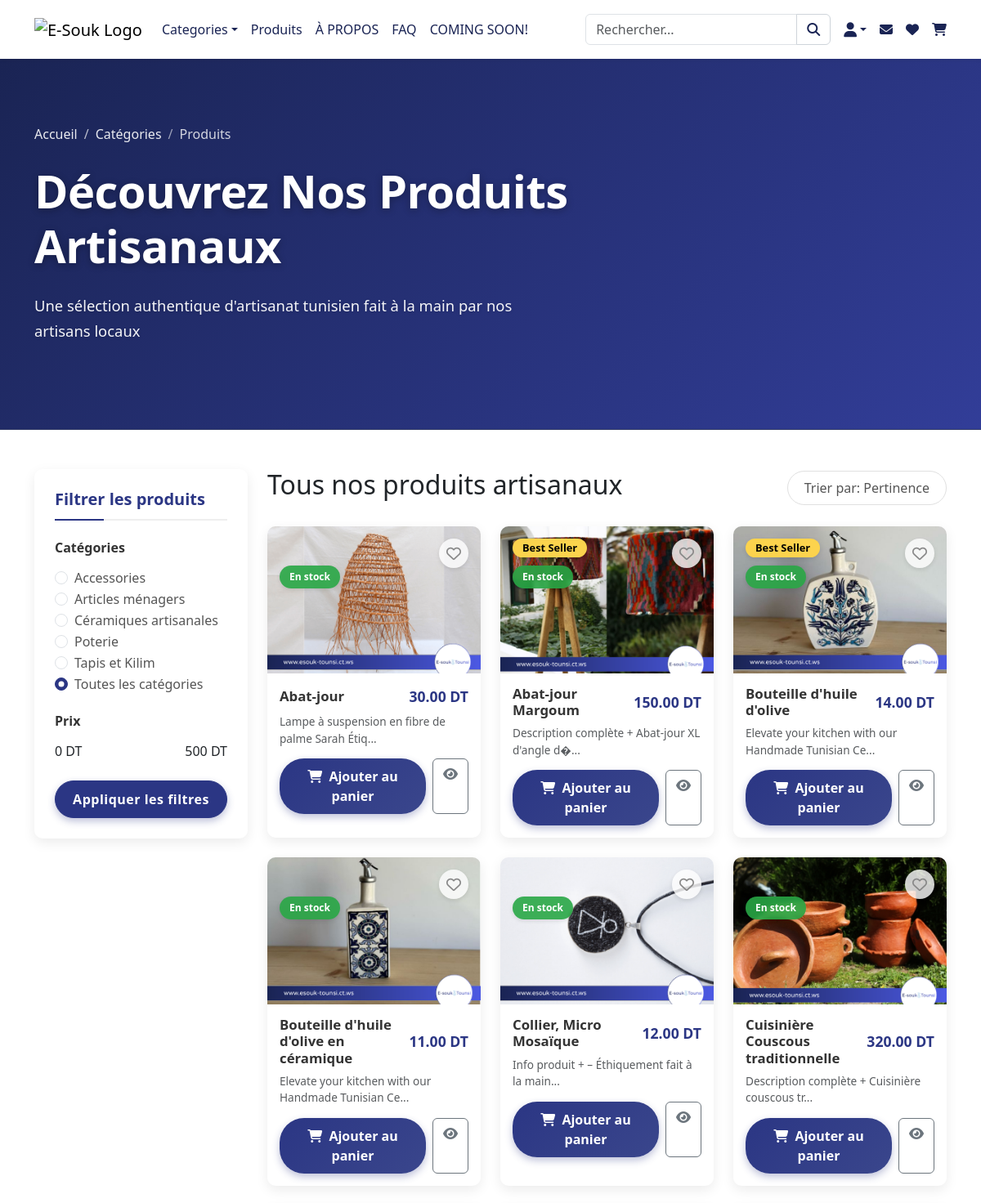
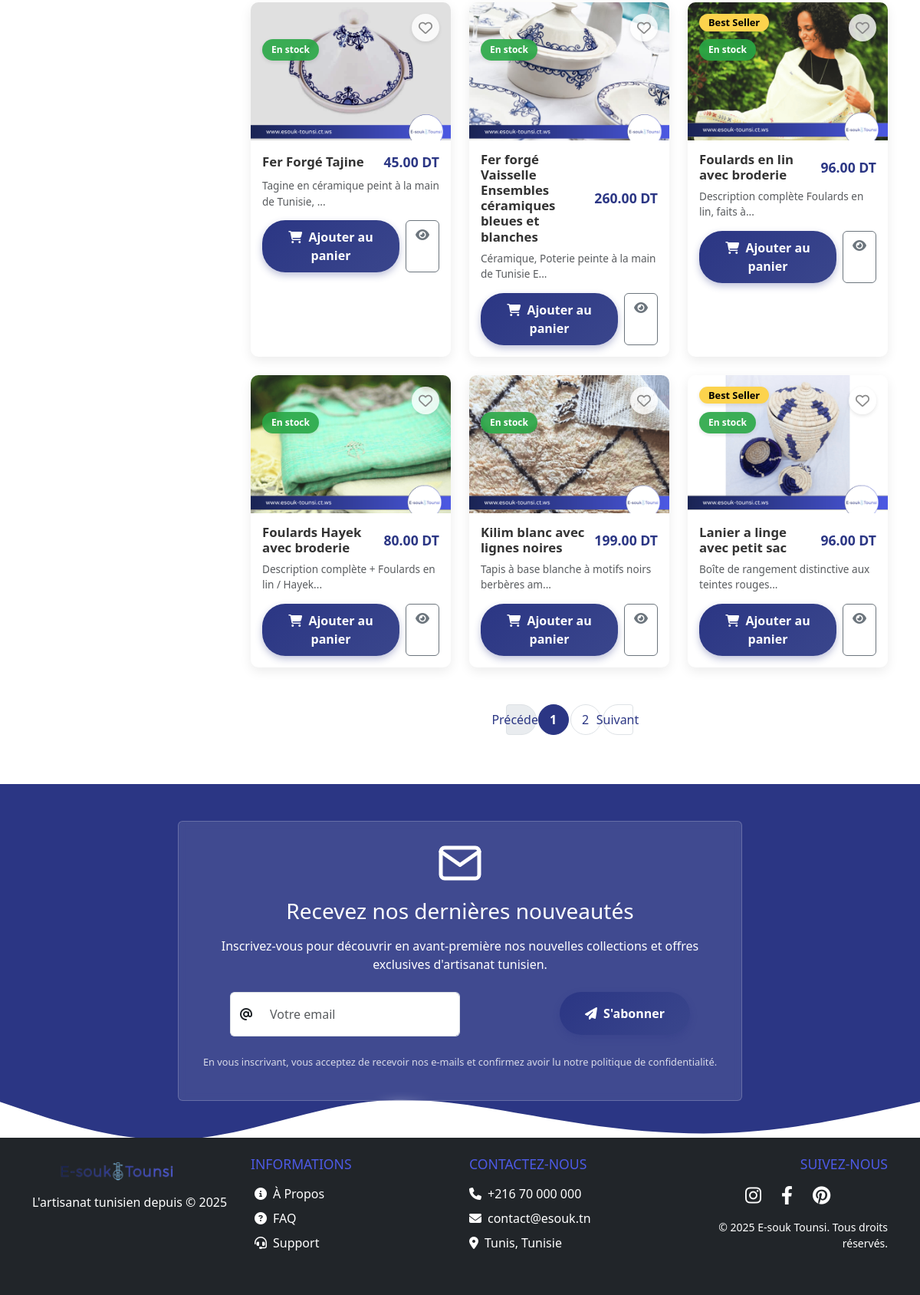
/public/pages/product.php, run on the app's committed database (2 pictures, top to bottom).
### tables this page shows
CREATE TABLE `category` (
  `id_category` int(11) NOT NULL,
  `name` varchar(100) NOT NULL,
  `description` text NOT NULL,
  `image` varchar(255) DEFAULT NULL
);

CREATE TABLE `product` (
  `id_product` int(11) NOT NULL,
  `title` varchar(255) NOT NULL,
  `description` text DEFAULT NULL,
  `price` decimal(10,2) NOT NULL,
  `stock` int(11) DEFAULT 0,
  `image` varchar(255) DEFAULT NULL,
  `is_best_seller` tinyint(1) NOT NULL DEFAULT 0,
  `created_at` datetime DEFAULT current_timestamp(),
  `category_id` int(11) DEFAULT NULL
);

### public/pages/product.php (the view, shortened to what this page needs)
<?php
require_once __DIR__ . '/../../config/init.php';
$categoryFilter = $_GET['category'] ?? null;
$priceMin = isset($_GET['price_min']) ? (int)$_GET['price_min'] : 0;
$priceMax = isset($_GET['price_max']) ? (int)$_GET['price_max'] : 500;
$sort = $_GET['sort'] ?? 'default';
$currentPage = isset($_GET['page']) ? max(1, (int)$_GET['page']) : 1;
$productsPerPage = 12;
$categoryQuery = "SELECT id_category, name FROM category ORDER BY name";
$categoryStmt = $db->prepare($categoryQuery);
$categoryStmt->execute();
$categories = $categoryStmt->fetchAll(PDO::FETCH_ASSOC);
$query = "SELECT p.*, c.name as category_name
          FROM product p
          LEFT JOIN category c ON p.category_id = c.id_category
          WHERE p.price BETWEEN :price_min AND :price_max";
switch ($sort) {
    default:
        $query .= " ORDER BY p.title ASC";
}
$countQuery = str_replace("p.*, c.name as category_name", "COUNT(*) as total", $query);
$countStmt = $db->prepare($countQuery);
$countStmt->bindParam(':price_min', $priceMin, PDO::PARAM_INT);
$countStmt->bindParam(':price_max', $priceMax, PDO::PARAM_INT);
$countStmt->execute();
$totalProducts = $countStmt->fetch(PDO::FETCH_ASSOC)['total'];
$totalPages = ceil($totalProducts / $productsPerPage);
$offset = ($currentPage - 1) * $productsPerPage;
$query .= " LIMIT :limit OFFSET :offset";
$stmt = $db->prepare($query);
$stmt->bindParam(':price_min', $priceMin, PDO::PARAM_INT);
$stmt->bindParam(':price_max', $priceMax, PDO::PARAM_INT);
$stmt->bindParam(':limit', $productsPerPage, PDO::PARAM_INT);
$stmt->bindParam(':offset', $offset, PDO::PARAM_INT);
$stmt->execute();
$filtered_products = $stmt->fetchAll(PDO::FETCH_ASSOC);
function getSortLabel($sort) {
    $labels = [
        'price_asc' => 'Prix croissant',
        'price_desc' => 'Prix décroissant',
        'newest' => 'Plus récents',
        'default' => 'Pertinence'
    ];
    return $labels[$sort] ?? 'Pertinence';
}
function isInWishlist($productId) {
    return false;
}
function buildPaginationUrl($page) {
    $params = $_GET;
    $params['page'] = $page;
    return '?' . http_build_query($params);
}
?>
<!DOCTYPE html>
<html lang="fr">
<head>
    <?php include '../templates/header.php'; ?>
    <link rel="stylesheet" href="../assets/css/product.css">
    <link rel="stylesheet" href="https://cdnjs.cloudflare.com/ajax/libs/noUiSlider/14.7.0/nouislider.min.css">
    <?php include "../templates/navbar.php"; ?>
</head>
<body>
<section class="category-hero-section">
    <div class="hero-bg-overlay"></div>
    <div class="container position-relative" style="z-index: 2;">
        <div class="row align-items-center">
            <div class="col-lg-8 text-white">
                <nav aria-label="breadcrumb">
                    <ol class="breadcrumb">
                        <li class="breadcrumb-item"><a href="index.php">Accueil</a></li>
                        <li class="breadcrumb-item"><a href="categories.php">Catégories</a></li>
                        <li class="breadcrumb-item active" aria-current="page">Produits</li>
                    </ol>
                </nav>
                <h1 class="hero-title">Découvrez Nos Produits Artisanaux</h1>
                <p class="hero-subtitle">Une sélection authentique d'artisanat tunisien fait à la main par nos artisans locaux</p>
            </div>
        </div>
    </div>
</section>
    <section class="container py-5">
        <div class="row">
            <div class="col-lg-3 mb-4">
                <div class="filter-section">
                    <h5 class="mb-4">Filtrer les produits</h5>
                    <form id="filterForm" method="GET" action="">
                        <div class="mb-4">
                            <h6>Catégories</h6>
                            <?php foreach ($categories as $category): ?>
                            <div class="form-check">
                                <input class="form-check-input" type="radio"
                                    name="category"
                                    id="cat_<?= $category['id_category']; ?>"
                                    value="<?= $category['id_category']; ?>"
                                    <?= ($categoryFilter == $category['id_category']) ? 'checked' : ''; ?> />
                                <label class="form-check-label" for="cat_<?= $category['id_category']; ?>">
                                    <?= htmlspecialchars($category['name']); ?>
                                </label>
                            </div>
                            <?php endforeach; ?>
                            <div class="form-check">
                                <input class="form-check-input" type="radio"
                                    name="category"
                                    id="cat_all"
                                    value=""
                                    <?= ($categoryFilter === null) ? 'checked' : ''; ?> />
                                <label class="form-check-label" for="cat_all">
                                    Toutes les catégories
                                </label>
                            </div>
                        </div>
                        <div class="mb-4">
                            <h6>Prix</h6>
                            <div class="d-flex justify-content-between mb-2">
                                <span id="priceMinValue"><?= $priceMin; ?> DT</span>
                                <span id="priceMaxValue"><?= $priceMax; ?> DT</span>
                            </div>
                        </div>
                        <button type="submit" class="btn btn-primary w-100">Appliquer les filtres</button>
                    </form>
                </div>
            </div>
            <div class="col-lg-9">
                <div class="d-flex justify-content-between align-items-center mb-4">
                    <h2>Tous nos produits artisanaux</h2>
                    <div class="dropdown">
                        <button class="btn btn-outline-dark product-sort-toggle" type="button" id="sortDropdown" data-bs-toggle="dropdown">
                            Trier par: <?= getSortLabel($sort); ?>
                        </button>
                    </div>
                </div>
                <div class="row g-4">
                    <?php if (count($filtered_products) > 0): ?>
                        <?php foreach ($filtered_products as $product): ?>
                            <div class="col-md-4 col-6">
                                <div class="card h-100 product-card">
                                    <?php if (isset($product['is_best_seller']) && $product['is_best_seller']): ?>
                                        <span class="badge bg-danger best-seller-badge">Best Seller</span>
                                    <?php endif; ?>
                                    <span class="stock-badge <?= ($product['stock'] > 0) ? 'in-stock' : 'out-of-stock'; ?>">
                                        <?= ($product['stock'] > 0) ? 'En stock' : 'Épuisé'; ?>
                                    </span>
                                    <button class="wishlist-btn" data-product-id="<?= $product['id_product']; ?>">
                                        <i class="<?= isInWishlist($product['id_product']) ? 'fas' : 'far'; ?> fa-heart"></i>
                                    </button>
                                    <a href="product-detail.php?id=<?= $product['id_product']; ?>">
                                        <img src="../../root_uploads/products/<?= htmlspecialchars($product['image']); ?>"
                                            class="card-img-top"
                                            alt="<?= htmlspecialchars($product['title']); ?>" />
                                    </a>
                                    <div class="card-body">
                                        <div class="card-title-row">
                                            <h5 class="card-title"><?= htmlspecialchars($product['title']); ?></h5>
                                            <span class="price"><?= number_format($product['price'], 2); ?> DT</span>
                                        </div>
                                        <p class="card-text small text-muted">
                                            <?= htmlspecialchars(substr($product['description'], 0, 50)); ?>...
                                        </p>
                                        <div class="d-flex gap-2">
                                            <button class="btn btn-dark flex-grow-1 add-to-cart-btn" data-product-id="<?= $product['id_product']; ?>">
                                                <i class="fas fa-shopping-cart me-1"></i> Ajouter au panier
                                            </button>
                                            <a href="product-detail.php?id=<?= $product['id_product']; ?>" class="btn btn-outline-secondary">
                                                <i class="fas fa-eye"></i>
                                            </a>
                                        </div>
                                    </div>
                                </div>
                            </div>
                        <?php endforeach; ?>
                    <?php endif; ?>
                </div>
                <?php if ($totalPages > 1): ?>
                <nav class="mt-5">
                    <ul class="pagination justify-content-center">
                        <li class="page-item <?= ($currentPage <= 1) ? 'disabled' : ''; ?>">
                            <?php if ($currentPage > 1): ?>
                                <a class="page-link" href="<?= buildPaginationUrl($currentPage - 1); ?>">Précédent</a>
                            <?php else: ?>
                                <span class="page-link">Précédent</span>
                            <?php endif; ?>
                        </li>
                        <?php for ($i = 1; $i <= $totalPages; $i++): ?>
                            <li class="page-item <?= ($i == $currentPage) ? 'active' : ''; ?>">
                                <a class="page-link" href="<?= buildPaginationUrl($i); ?>"><?= $i; ?></a>
                            </li>
                        <?php endfor; ?>
                        <li class="page-item <?= ($currentPage >= $totalPages) ? 'disabled' : ''; ?>">
                            <?php if ($currentPage < $totalPages): ?>
                                <a class="page-link" href="<?= buildPaginationUrl($currentPage + 1); ?>">Suivant</a>
                            <?php else: ?>
                                <span class="page-link">Suivant</span>
                            <?php endif; ?>
                        </li>
                    </ul>
                </nav>
                <?php endif; ?>
            </div>
        </div>
    </section>
    <?php include "../templates/newsletter.php"; ?>
    <?php include "../templates/footer.php"; ?>
</body>
</html>

### public/assets/css/styles.css (style rules this page uses)
:root { --color-white: #fcfcfc; --color-dark: #1a2454; --color-medium: #2b3684; --color-primary: #3c48b5; --color-accent: #4d5ae6; --color-shadow: rgba(26, 36, 84, 0.1); }
.badge { font-size: 0.6rem; }

### data on the page
category: id_category "☐ Accessories", name "Accessories"
category: id_category "☐ Articles ménagers", name "Articles ménagers"
category: id_category "☐ Céramiques artisanales", name "Céramiques artisanales"
category: id_category "☐ Poterie", name "Poterie"
category: id_category "☐ Tapis et Kilim", name "Tapis et Kilim"
product: stock "En stock", image (picture), title "Abat-jour", price "30.00", description "Lampe à suspension en fibre de palme Sarah Étiq"
product: is_best_seller "Best Seller", stock "En stock", image (picture), title "Abat-jour Margoum", price "150.00", description "Description complète + Abat-jour XL d'angle d�"
product: is_best_seller "Best Seller", stock "En stock", image (picture), title "Bouteille d'huile d'olive", price "14.00", description "Elevate your kitchen with our Handmade Tunisian Ce"
product: stock "En stock", image (picture), title "Bouteille d'huile d'olive en céramique", price "11.00", description "Elevate your kitchen with our Handmade Tunisian Ce"
product: stock "En stock", image (picture), title "Collier, Micro Mosaïque", price "12.00", description "Info produit + – Éthiquement fait à la main"
product: stock "En stock", image (picture), title "Cuisinière Couscous traditionnelle", price "320.00", description "Description complète + Cuisinière couscous tr"
product: stock "En stock", image (picture), title "Fer Forgé Tajine", price "45.00", description "Tagine en céramique peint à la main de Tunisie,"
product: stock "En stock", image (picture), title "Fer forgé Vaisselle Ensembles céramiques bleues et blanches", price "260.00", description "Céramique, Poterie peinte à la main de Tunisie E"
product: is_best_seller "Best Seller", stock "En stock", image (picture), title "Foulards en lin avec broderie", price "96.00", description "Description complète Foulards en lin, faits à"
product: stock "En stock", image (picture), title "Foulards Hayek avec broderie", price "80.00", description "Description complète + Foulards en lin / Hayek"
product: stock "En stock", image (picture), title "Kilim blanc avec lignes noires", price "199.00", description "Tapis à base blanche à motifs noirs berbères am"
product: is_best_seller "Best Seller", stock "En stock", image (picture), title "Lanier a linge avec petit sac", price "96.00", description "Boîte de rangement distinctive aux teintes rouges"

### other printed values
$priceMin "0"
$priceMax "500"
getSortLabel($sort) "Pertinence"
